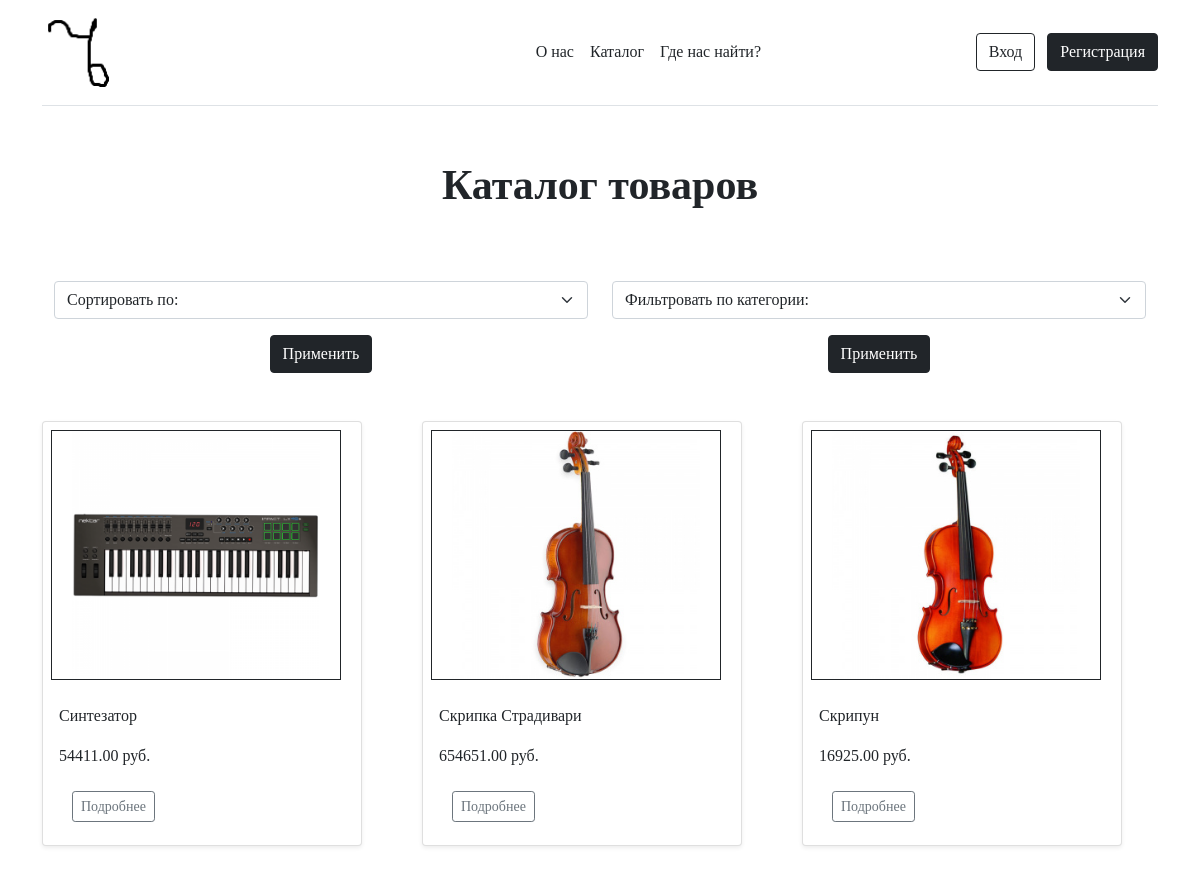
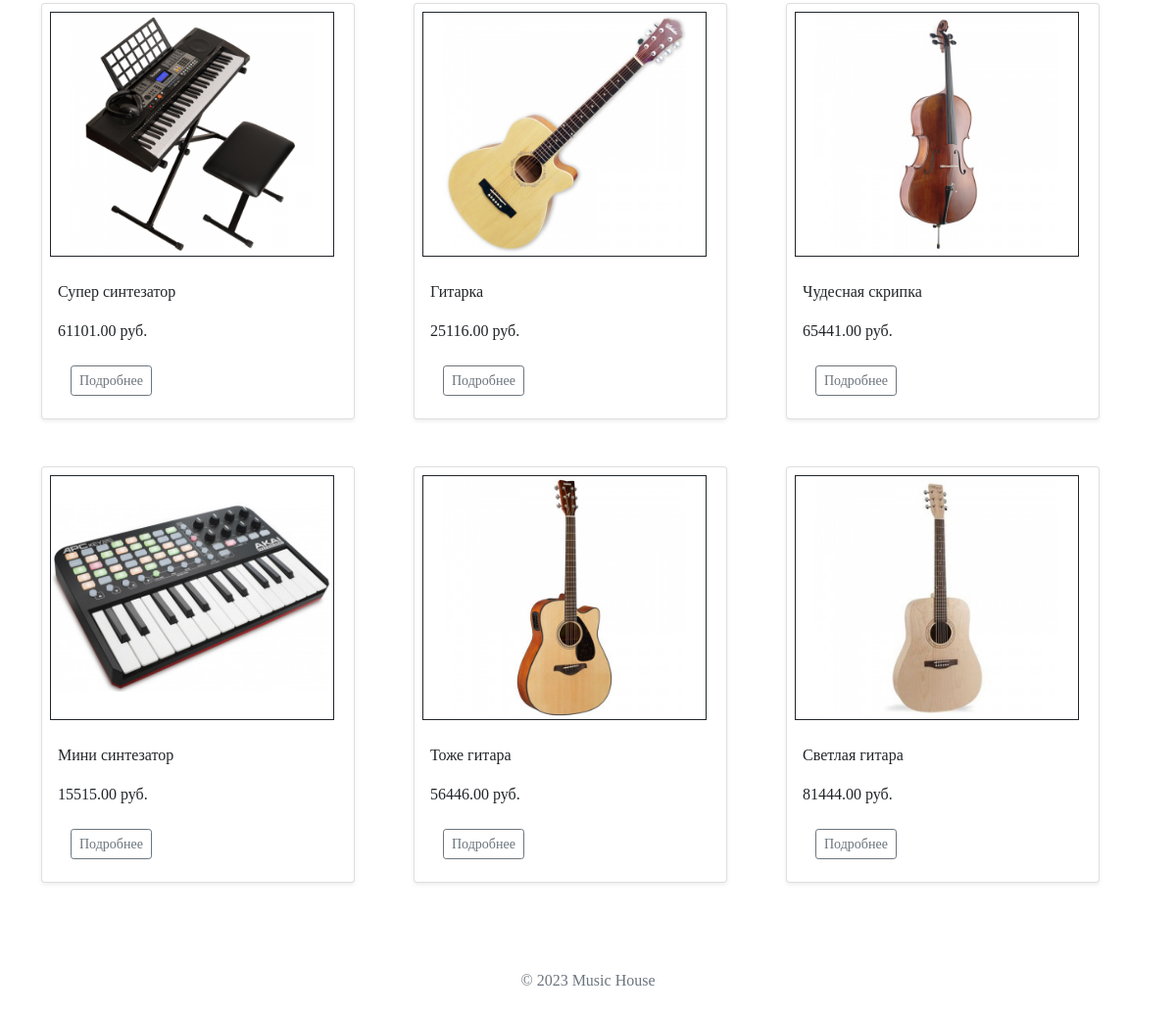
The page / on the database its author committed (2 pictures, top to bottom).
### tables this page shows
CREATE TABLE `products` (
  `id` int NOT NULL,
  `name` text NOT NULL,
  `about` text NOT NULL,
  `price` decimal(10,2) NOT NULL,
  `image` text NOT NULL,
  `category` text NOT NULL,
  `country` text NOT NULL,
  `model` text NOT NULL,
  `year` int NOT NULL,
  `count` int NOT NULL
);

### index.php (the view, shortened to what this page needs)
<!DOCTYPE html>
<html lang="ru">
<head>
    <link rel="stylesheet" href="/bootstrap/css/bootstrap.css">
    <link rel="stylesheet" href="/css/style.css">
</head>
<body>
    <?php include "template/header.php";
    require_once 'scripts/connect.php';?>
    <?php
        $query = mysqli_query($connect,"SELECT * FROM `products` WHERE `count` > 0");
  ?>
      <div class="container mt-5 text-center">
        <div class="row">
          <div class="col">
            <p class="fw-bold" style="font-size: 42px;">Каталог товаров</p>
          </div>
        </div>
        <div class="container mt-5">
                <div class="row">
                    <div class="col">
                        <form method="post">
                            <select name="sortBy" class="form-select" aria-label="Default select example">
                                <option selected>Сортировать по:</option>
                            </select>
                            <button class="mt-3 btn btn-dark">Применить</button>
                        </form>
                    </div>
                    <div class="col">
                        <form method="post">
                            <select name="sortBy" class="form-select" aria-label="Default select example">
                                <option selected>Фильтровать по категории:</option>
                            </select>
                            <button class="mt-3 btn btn-dark">Применить</button>
                        </form>
                    </div>
                </div>
            </div>
          </div>
    <div class="container mt-5 text-center">
        <div class="row row-cols">
        <?php
            while ($row = mysqli_fetch_assoc($query)):?>
                <div class="col mb-5">
                    <div class="card shadow-sm" style="width: 320px;">
                        <img class="border border-dark m-2" width="290" height="250" src="media/images/<?php echo $row['image']?>.jpeg" class="d-block w-100" alt="..." style="object-fit: contain;">
                        <div class="card-body">
                            <p class="text-start" class="card-text"><?php echo $row['name']?></p>
                            <p class="text-start" class="card-text"><?php echo $row['price']?> руб.</p>
                            <div class="d-flex justify-content-between align-items-center">
                                <div class="btn">
                                    <a href="template/product.php?id=<?php echo $row['id']?>" class="btn btn-sm btn-outline-secondary">Подробнее</a>
                                </div>
                            </div>
                        </div>
                    </div>
                </div>
            <?php endwhile;?>
        </div>
    </div>
    <?php include "template/footer.php"?>
</body>
</html>

### template/header.php (shortened to what this page needs)
<div class="container">
    <header class="d-flex flex-wrap align-items-center justify-content-center justify-content-md-between py-3 mb-4 border-bottom">
      <a href="/index.php" class="d-flex align-items-center col-md-3 mb-2 mb-md-0 text-dark text-decoration-none">
        <img src="/media/images/logo.png" alt="logo" style="width: 25%">
      </a>
      <ul class="nav col-12 col-md-auto mb-2 justify-content-center mb-md-0">
        <li><a href="/pages/about_us.php" class="nav-link px-2 link-dark">О нас</a></li>
        <li><a href="/index.php" class="nav-link px-2 link-dark">Каталог</a></li>
        <li><a href="/pages/location.php" class="nav-link px-2 link-dark">Где нас найти?</a></li>
      </ul>
      <?php
          if(!isset($_SESSION['user'])):?>
            <div class="text-end">
              <a href="/pages/login.php"class="btn btn-outline-dark me-2">Вход</a>
              <a href="/pages/registration.php"class="btn btn-dark">Регистрация</a>
            </div>
          <?php endif;?>
    </header>
</div>

### template/footer.php
<footer class="py-3 my-4">
    <p class="text-center text-muted">© 2023 Music House</p>
</footer>

### css/style.css (style rules this page uses)
* { font-family: 'Hussar'; }

### rows shown on the page
products: image (picture), name "Синтезатор", price "54411.00"
products: image (picture), name "Скрипка Страдивари", price "654651.00"
products: image (picture), name "Скрипун", price "16925.00"
products: image (picture), name "Супер синтезатор", price "61101.00"
products: image (picture), name "Гитарка", price "25116.00"
products: image (picture), name "Чудесная скрипка", price "65441.00"
products: image (picture), name "Мини синтезатор", price "15515.00"
products: image (picture), name "Тоже гитара", price "56446.00"
products: image (picture), name "Светлая гитара", price "81444.00"
